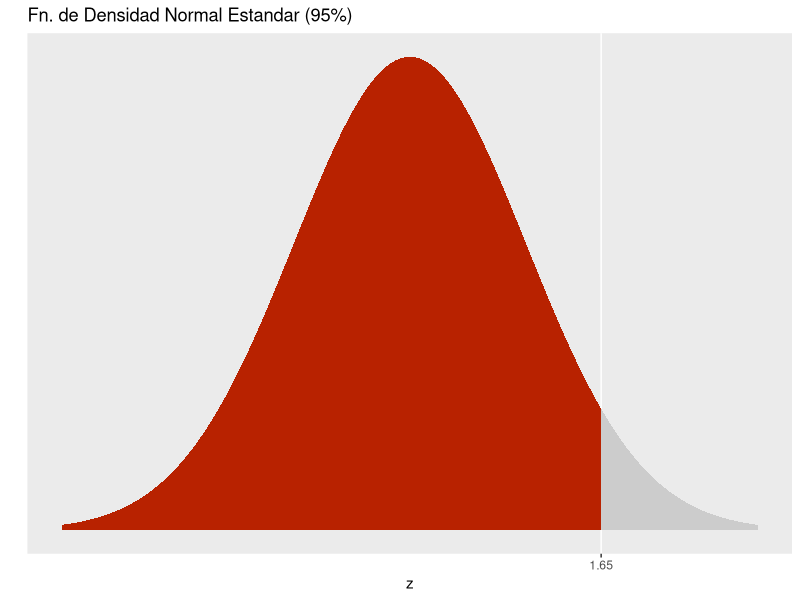

R code for this plot:
library(ggplot2)
ggplot(NULL, aes(c(-3,3))) +
  geom_area(stat = "function", fun = dnorm, fill = "#b82200", xlim = c(-3, 1.65)) +
  geom_area(stat = "function", fun = dnorm, fill = "grey80", xlim = c(1.65, 3)) +
  ggtitle("Fn. de Densidad Normal Estandar (95%)") + labs(x = "z", y = "") + 
  scale_y_continuous(breaks = NULL) +
  scale_x_continuous(breaks = 1.65)
